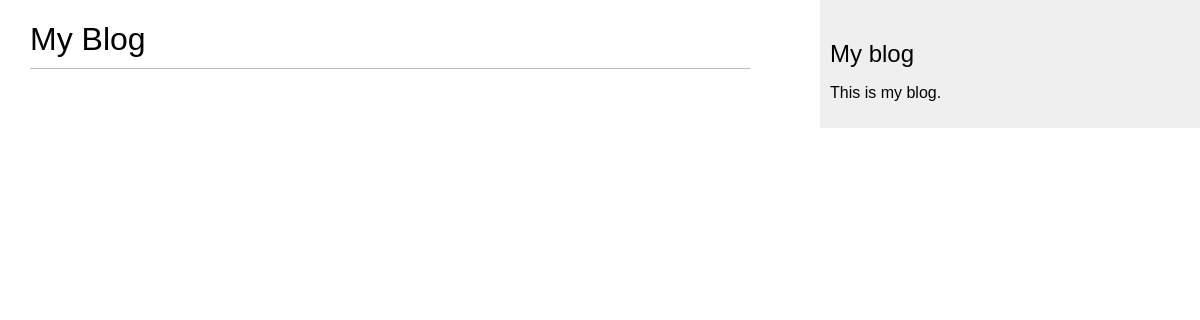
/blog/, run on an earlier commit of the app's database.
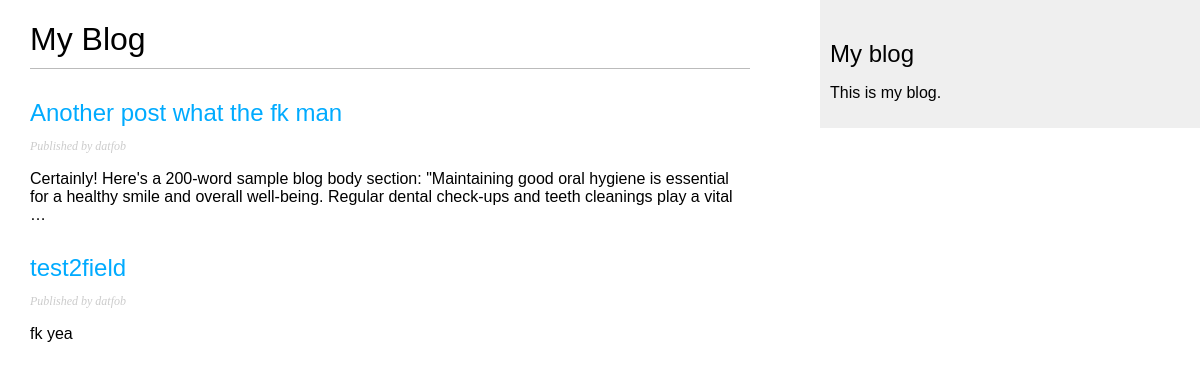
And on a later commit of the database.
### blog/models.py (models this page shows, shortened)
class Post(models.Model):
    class Status(models.TextChoices): # https://docs.djangoproject.com/en/4.2/ref/models/fields/#choices
        DRAFT = ('DF', 'Draft')
        PUBLISHED = ('PB', 'Published')
    objects = models.Manager()
    published_manager = PublishedManager()
    title = models.CharField(max_length=250)
    slug = models.SlugField(max_length=250)
    author = models.ForeignKey(User,
                               on_delete=models.CASCADE,
                               related_name='blog_posts')
    body = models.TextField()
    published = models.DateTimeField(default=timezone.now)
    created = models.DateTimeField(auto_now_add=True)
    updated = models.DateTimeField(auto_now=True)
    status = models.CharField(max_length=2,
                              choices = Status.choices,
                              default = Status.DRAFT)
    class Meta:
        ordering = ['-published']
        indexes= [
            models.Index(fields= ['-published']),
        ]

### blog/views.py (the view)
# urls.py: path('',views.post_list, name='post_list'),
def post_list(request):
    posts = Post.published_manager.all()
    return render(request,
                  'blog/post/list.html',
                  {'posts': posts})

### blog/models.py (called while the page is built)
    def get_queryset(self):
        return super().get_queryset().filter(status = Post.Status.PUBLISHED)

### blog/templates/blog/post/list.html (shortened to what this page needs)
{% extends "blog/base.html" %}
{% block content %}
<h1>My Blog</h1>
{% for post in posts %}
<h2>
    <a href="{% url 'blog:post_detail' post.id %}" >{{ post.title}}</a>
</h2>
<p class="date">
    Published {{post.publish }} by {{post.author}}
</p>
{{post.body|truncatewords:30|linebreaks }}
{% endfor %}
{% endblock %}

### blog/templates/blog/base.html (shortened to what this page needs)
{% load static %}
<!DOCTYPE html>
<html>
<head>
    <link href="{% static "css/blog.css" %}" rel="stylesheet">
</head>
<body>
    <div id="content">
        {% block content %}
        {% endblock %}
    </div>
    <div id="sidebar">
        <h2>My blog</h2>
        <p>This is my blog.</p>
    </div>
</body>
</html>

### blog/static/css/blog.css (style rules this page uses)
body { margin: 0; padding: 0; font-family: helvetica, sans-serif; }
a { color: #00abff; text-decoration: none; }
h1 { font-weight: normal; border-bottom: 1px solid #bbb; padding: 0 0 10px 0; }
h2 { font-weight: normal; margin: 30px 0 0; }
#content { float: left; width: 60%; padding: 0 0 0 30px; }
#sidebar { float: right; width: 30%; padding: 10px; background: #efefef; height: 100%; }
p.date { color: #ccc; font-family: georgia, serif; font-size: 12px; font-style: italic; }

What changed in the data, as far as the page shows it:
added Post: title "Another post what the fk man", author "datfob", body "Certainly! Here's a 200-word sample blog body section: \"Maintaining good oral hygiene is essential for a healthy smile and overall well-being. Regular dental check-ups and teeth cleanings play a vital …"
added Post: title "test2field", author "datfob", body "fk yea"
